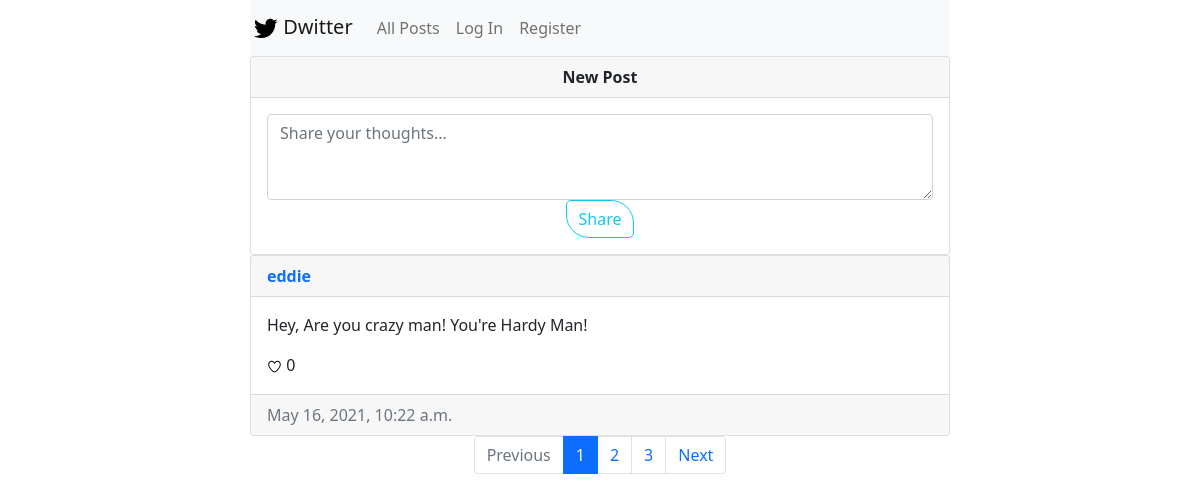
The page / on the database its author committed.
### network/models.py (models this page shows, shortened)
class post(models.Model):
    posted_by = models.ForeignKey(
        User, on_delete=models.CASCADE, related_name="post_owner"
    )
    posted_on = models.DateTimeField(auto_now_add=True)
    description = models.TextField(null=False, default="")

class User(AbstractUser):
    pass

### network/views.py (the view)
# urls.py: path("", views.index, name="index"),
def index(request):
    all_posts = post.objects.order_by("posted_on").reverse()
    posts_and_likes = []
    for p in all_posts:
        posts_and_likes.append((p, likes.objects.filter(on_which_post=p).count()))
    """Currently showing only 1 post per page but needs to be changed to 10"""
    paginator = Paginator(posts_and_likes, 1)
    page_number = request.GET.get("page", 1)
    page = paginator.get_page(page_number)
    if page.has_next():
        next_url = f"?page={page.next_page_number()}"
    else:
        next_url = ""
    if page.has_previous():
        prev_url = f"?page={page.previous_page_number()}"
    else:
        prev_url = ""
    return render(
        request,
        "network/index.html",
        {
            "page": page,
            "on_index_page": True,
            "next_page_url": next_url,
            "prev_page_url": prev_url,
        },
    )

### network/templates/network/index.html (shortened to what this page needs)
{% extends "network/layout.html" %}
{% block body %}
{% if on_index_page %}
<div class="card text-center new-post">
    <div class="card-header"> <b>New Post</b></div>
    <div class="card-body">
        <form action="{% url 'share_post' %}" method="POST">
            <textarea name='description' autofocus class="form-control" id="exampleFormControlTextarea1" rows="3"
                placeholder="Share your thoughts..."></textarea>
            <button type="submit" style="border-radius: 5px 23px;" class="btn btn-outline-info">Share</button>
        </form>
    </div>
</div>
{% endif %}
<div class="all-posts">
    {% for post in page.object_list %}
    {% with u_name=post.0.posted_by.username %}
    <div class="card">
        <div class="card-header">
            <a href='{{post.0.posted_by.pk}}'>
                <strong>{{u_name}}</strong>
            </a>
        </div>
        {% endwith %}
        <div class="card-body">
            <p id="post-{{post.0.pk}}">
                {{post.0.description}}
            </p>
            <form action="{% url 'like_post' %}" method="POST" onclick="submit()" style="height: 25px; width: 30px;">
                {{post.1}}
            </form>
        </div>
        <div class="card-footer text-muted">
            {{post.0.posted_on}}
        </div>
    </div>
    {% empty %}
    <h2 class="text-center">No Post Shared Yet</h2>
    {% endfor %}
</div>
<nav aria-label="Page navigation example">
    <ul class="pagination justify-content-center">
        <li class="page-item {% if not prev_page_url %} disabled {% endif %}">
            <a class="page-link" href="{{prev_page_url}}" tabindex="-1" aria-disabled="true">Previous</a>
        </li>
        {% for page_num in page.paginator.page_range %}
        {% if page.number == page_num %}
        <li class="page-item active" aria-current="page">
            <a class="page-link" href="?page={{page_num}}">{{page_num}} </a>
        </li>
        {%elif page_num > page.number|add:-3 and page_num < page.number|add:3 %} <li class="page-item">
            <a class="page-link" href="?page={{page_num}}">
                {{page_num}}
            </a>
            </li>
            {% endif %}
            {% endfor %}
            <li class="page-item {% if not next_page_url %} disabled {% endif %}">
                <a class="page-link" href="{{next_page_url}}">Next</a>
            </li>
    </ul>
</nav>
{% endblock %}

### network/static/network/styles.css (style rules this page uses)
a { text-decoration: none; }

### rows shown on the page
post: username "eddie", description "Hey, Are you crazy man! You're Hardy Man!", post "0", posted_on "May 16, 2021, 10:22 a.m."

### other values the page prints
{{ page_num }} "1"
{{ page_num }} "2" "3"
